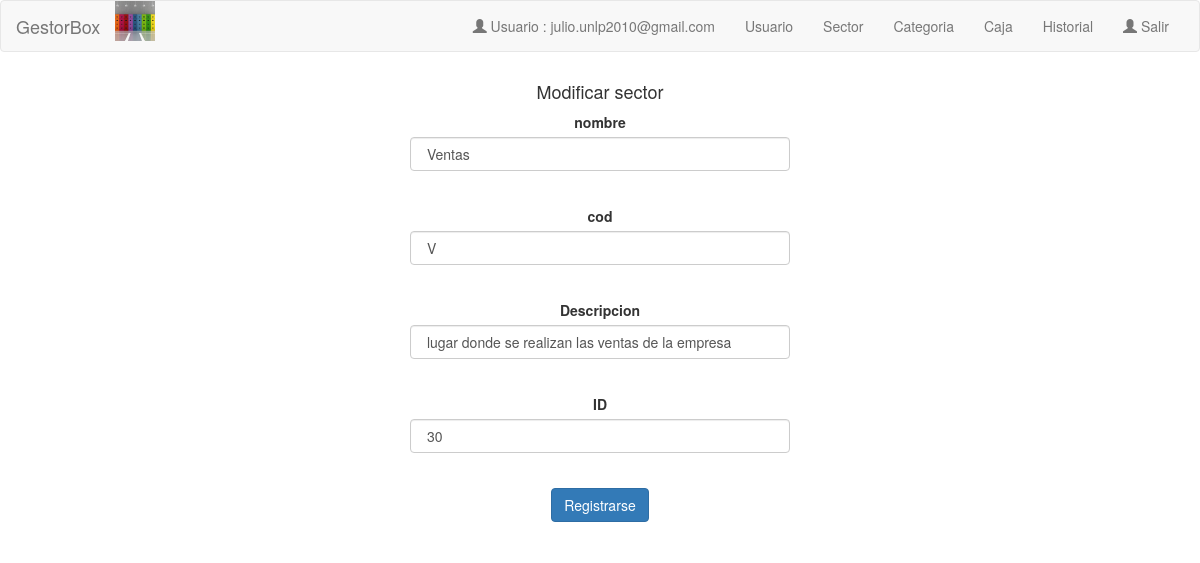
Screenshot of /views/edit_sector.php?id_sector=30 (signed in) with the database file from the repository.
### tables this page shows
CREATE TABLE `sector` (
  `id_sector` int(11) NOT NULL,
  `nombre` text NOT NULL,
  `cod` text NOT NULL,
  `descripcion` text NOT NULL
);

### views/edit_sector.php (the view, shortened to what this page needs)
<?php
$servername = "localhost";
$username = "root";
$password = "";
$dbname = "gestorboxdb";
$conn = new mysqli($servername, $username, $password, $dbname);
$id_sector = $_GET['id_sector'];
$sql = "SELECT *  FROM sector where id_sector = $id_sector ";
$result = $conn->query($sql);
$nombre = "null ";
$cod = "null ";
$descripcion = "null";
if ($result->num_rows > 0) {
    while($row = $result->fetch_assoc()) {
      $nombre = $row["nombre"];
      $cod = $row["cod"];
      $descripcion = $row["descripcion"];
    }
} else {
    echo "0 results";
}
?>
<link rel="stylesheet" href="https://maxcdn.bootstrapcdn.com/bootstrap/3.3.7/css/bootstrap.min.css">
<!DOCTYPE html>
<html lang="en">
  <body>
     <?php include '../views/navbar.php';?>
    <div class="row">
      <div class="col-md-offset-4 col-md-4" style="text-align: center;">
        <h4>Modificar sector</h2>
        <div class="content">
          <form action="../controllers/update_sector.php" method="post">
            <div class="form-group">
              <label>nombre</label>
              <input class="form-control" type="text" name="nombre" value="<?php echo " $nombre"; ?>" required><br>
            </div>
            <div class="form-group">
              <label>cod</label>
              <input class="form-control" type="text" name="cod" value="<?php echo " $cod"; ?>" required><br>
            </div>
             <div class="form-group">
              <label>Descripcion</label>
              <input class="form-control" type="text" name="descripcion" value="<?php echo " $descripcion"; ?>" required><br>
            </div>
             <div class="form-group">
              <label>ID</label>
              <input class="form-control" type="text" name="id_sector" value="<?php echo " $id_sector"; ?>" required><br>
            </div>
            <input type="submit"  class="btn btn-primary" role="button" value="Registrarse">
          </form>
        </div>
      </div>
    </div>
  </body>
</html>

### rows the page displays
sector: nombre "Ventas", cod "V", descripcion "lugar donde se realizan las ventas de la empresa"

### other values shown
$_SESSION['email'] "julio.unlp2010@gmail.com"
